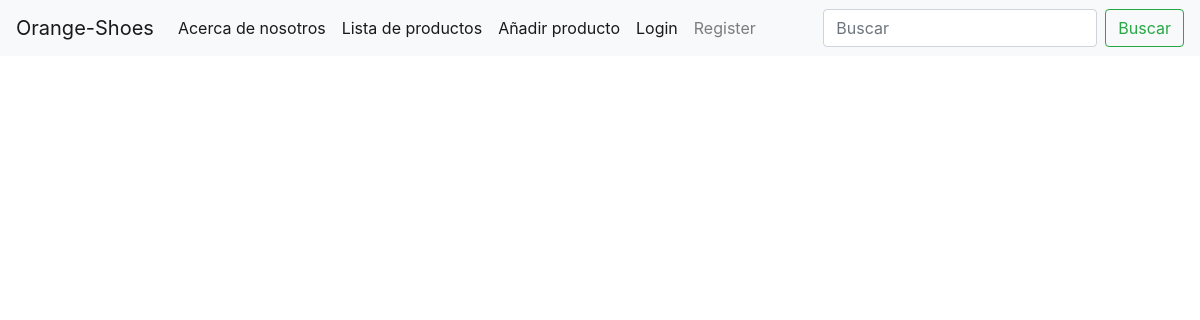
The page /info/list_us/ on the database as committed earlier.
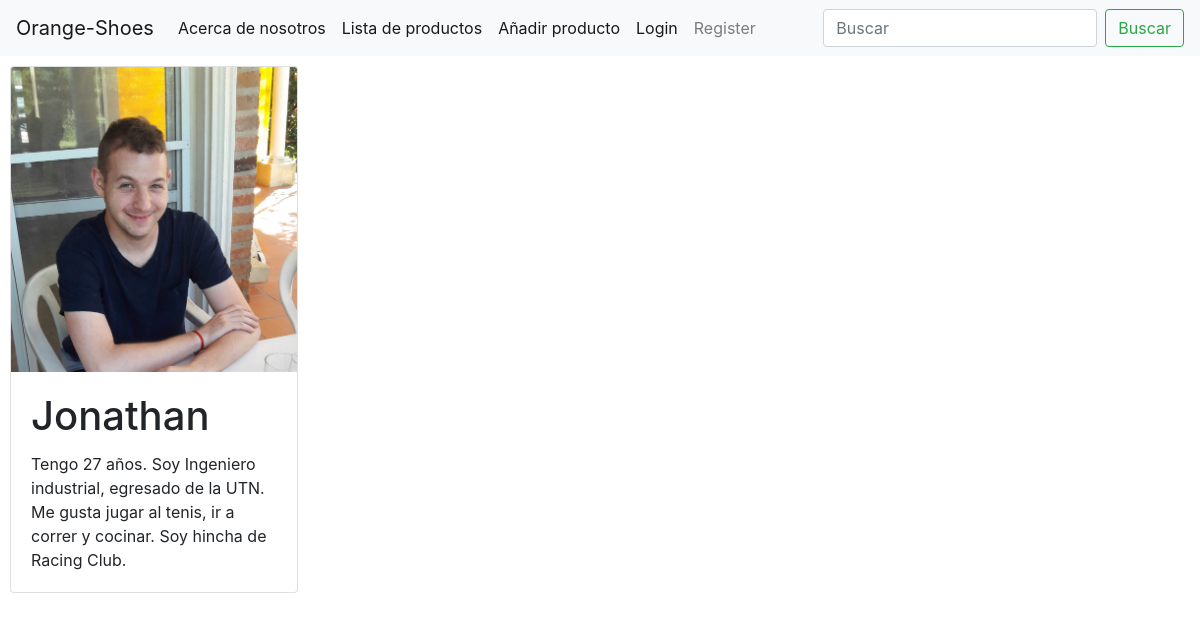
The same page on the database as committed later.
### info/models.py (models this page shows, shortened)
class about_us(models.Model):
    image=models.ImageField(upload_to="aboutus/",null=True,blank=True)
    name= models.CharField(max_length=40)
    description= models.CharField(max_length=1000, null=True, blank=True)
    class Meta:
        verbose_name= "Nosotros"
        verbose_name_plural= "Nosotros"

### info/views.py (the view)
# urls.py: path("list_us/",list_us,name="list_us"),
def list_us(request):
    people= about_us.objects.all()
    context={
        "people":people
    }
    return render(request,"people_list.html",context=context)

### templates/people_list.html (shortened to what this page needs)
{% extends "base.html" %}
    {% block contenido_que_cambia %}
    {% for person in people %}
    <div class="card" style="width: 18rem; margin: 10px;">
        {% if person.image %}
        <img src="{{person.image.url}}"  class="card-img-top" alt="...">
        {% else %}
        <img src="" class="card-img-top" alt="...">
        {% endif %}
        <div class="card-body">
            <h1 class="card-title">{{person.name}}</h1>
            <p class="card-text">{{person.description}}</p>
    </div>
    </div>
{% endfor %}
{% endblock %}

### templates/base.html (shortened to what this page needs)
<!DOCTYPE html>
<html lang="en">
<head>
    <link rel="stylesheet" href="https://cdn.jsdelivr.net/npm/bootstrap@4.6.2/dist/css/bootstrap.min.css">
</head>
<body>
    <nav class="navbar navbar-expand-lg navbar-light bg-light">
        <a class="navbar-brand" href="/">Orange-Shoes</a>
        <div class="collapse navbar-collapse" id="navbarSupportedContent">
          <ul class="navbar-nav mr-auto">
            <li class="nav-item active">
              <a class="nav-link" href="/info/list_us/">Acerca de nosotros <span class="sr-only">(current)</span></a>
            </li>
            <li class="nav-item active">
                <a class="nav-link" href="/products/list-products/">Lista de productos <span class="sr-only">(current)</span></a>
              </li>
            <li class="nav-item active">
                <a class="nav-link" href="/products/create_product/">Añadir producto <span class="sr-only">(current)</span></a>
              </li>
              {% if request.user.is_authenticated %}
              <li class="nav-item">
                  <a class="nav-link" href="/users/logout/">Logout</a>
                </li>
                {% else %}
              <li class="nav-item active">
                <a class="nav-link" href="/users/login/">Login</a>
              </li>
              <li class="nav-item">
                <a class="nav-link" href="/users/register/">Register</a>
              </li>
              {% endif %}
          </ul>
          <form class="form-inline my-2 my-lg-0" action="/products/search-products/" method="GET">
            <input class="form-control mr-sm-2" type="search" placeholder="Buscar" aria-label="Search" name="search">
            <button class="btn btn-outline-success my-2 my-sm-0" type="submit">Buscar</button>
          </form>
        </div>
      </nav>
      {% block contenido_que_cambia%}
      {% endblock %}
</body>
</html>

Rows that differ between the two databases and show on the page:
added about_us: image (picture), name "Jonathan", description "Tengo 27 años. Soy Ingeniero industrial, egresado de la UTN. Me gusta jugar al tenis, ir a correr y cocinar. Soy hincha de Racing Club."
